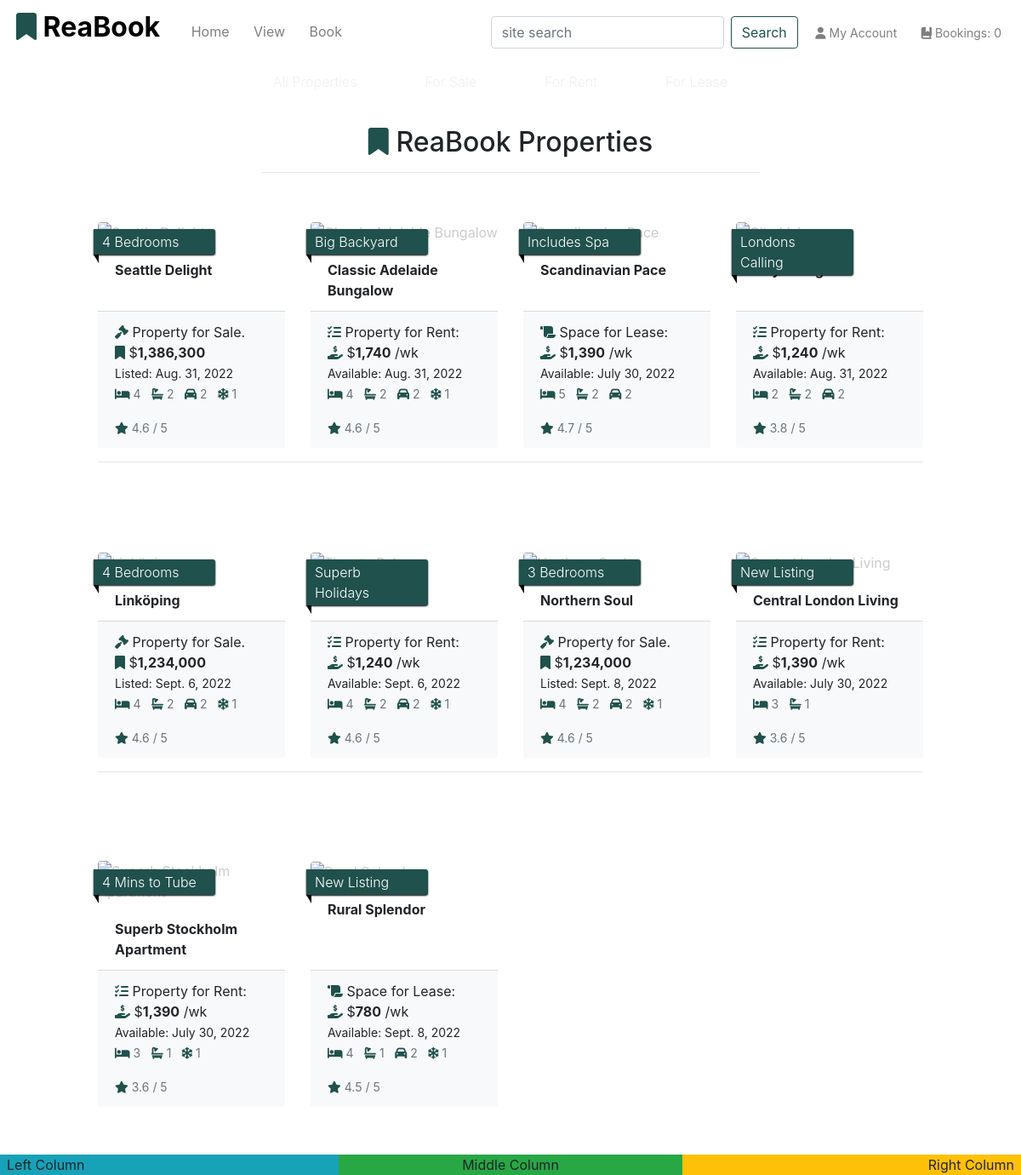
/properties/, run on an earlier commit of the app's database.
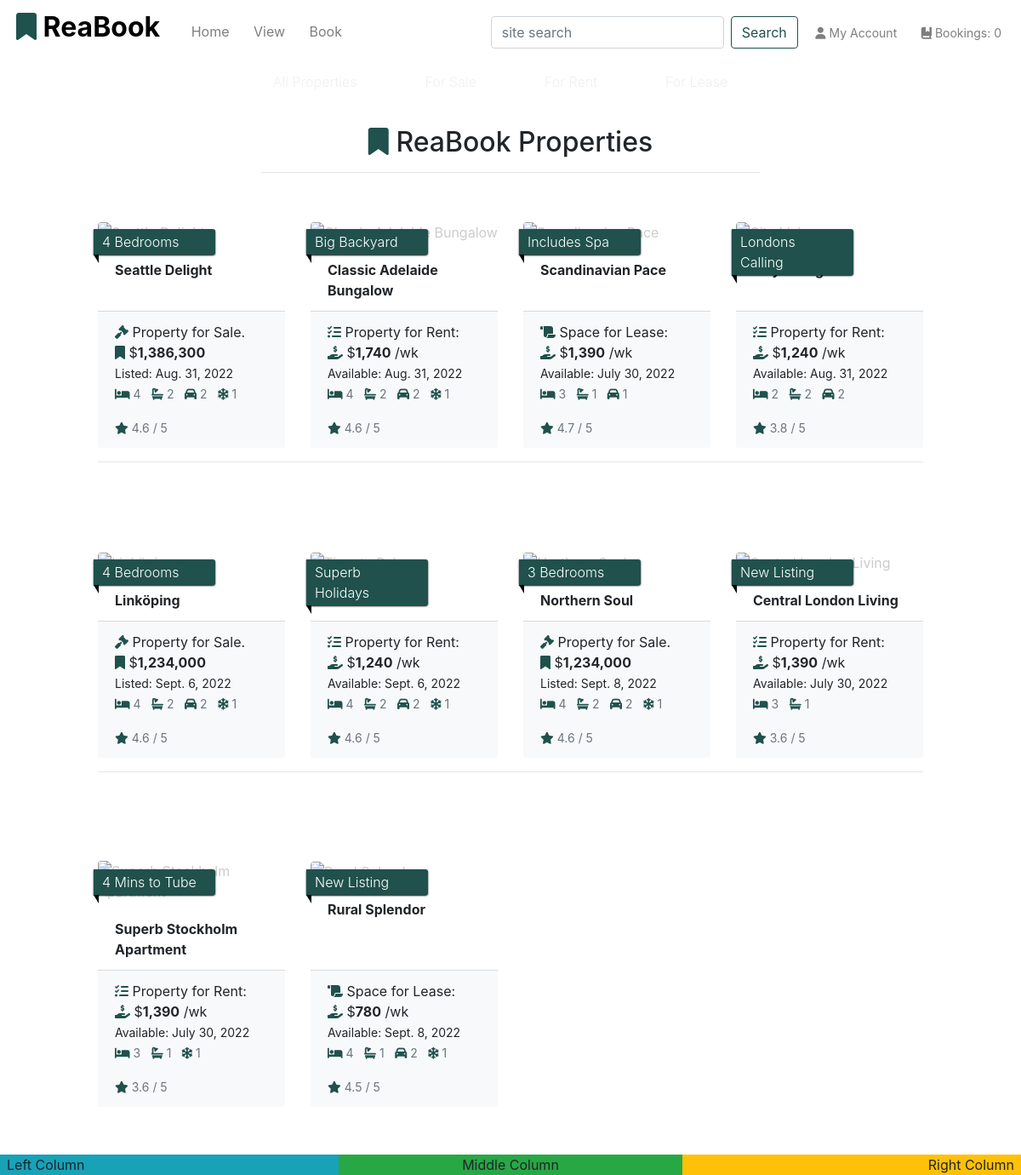
And on a later commit of the database.
### app_properties/models.py (models this page shows, shortened)
class Property(models.Model):
    category = models.ForeignKey(
        'Category', null=True, blank=True, on_delete=models.SET_NULL
        )
    sector = models.ForeignKey(
        'Sector', null=True, blank=True, on_delete=models.SET_NULL
        )
    title_no = models.CharField(max_length=254, null=True, blank=True)
    name = models.CharField(max_length=30)
    ribbon_feature = models.CharField(max_length=20, default="New Listing")
    description = models.TextField()
    sale_price = models.IntegerField(null=False, blank=False, default=1000000)
    rent_pw = models.IntegerField(null=False, blank=False, default=100000)
    rating = models.DecimalField(
        max_digits=3, decimal_places=1, null=True, blank=True
        )
    main_image_url = models.URLField(max_length=1024, null=True, blank=True)
    main_image = models.ImageField(null=True, blank=True)
    bath_image = models.ImageField(null=True, blank=True)
    kitchen_image = models.ImageField(null=True, blank=True)
    bedroom_image = models.ImageField(null=True, blank=True)
    living_image = models.ImageField(null=True, blank=True)
    main_image = models.ImageField(null=True, blank=True)
    bedrooms = models.IntegerField(null=False, blank=False)
    bathrooms = models.IntegerField(null=False, blank=False)
    carports = models.IntegerField(null=False, blank=False)
    land_area = models.IntegerField(null=True, blank=True)
    building_area = models.IntegerField(null=True, blank=True)
    air_conditioning = models.IntegerField(null=False, blank=False)
    unit_no = models.IntegerField(null=True, blank=True)
    house_no = models.IntegerField(null=True, blank=False, default="No.")
    level = models.IntegerField(null=True, blank=True)
    street = models.CharField(max_length=40, null=True, blank=False, default='Street')
    suburb = models.CharField(max_length=40)
    city = models.CharField(max_length=40)
    state = models.CharField(max_length=40, null=True, blank=True)
    country = models.CharField(max_length=40, null=True, blank=True)
    postcode = models.CharField(max_length=10)
    build_date = models.DateField(null=True, blank=True)
    list_date = models.DateField(auto_now_add=True)
    list_duration = models.IntegerField(null=False, blank=False, default=30)
    date_available = models.DateField(null=True, blank=True)
    owner_fname = models.CharField(max_length=254, null=True, blank=False)
    owner_lname = models.CharField(max_length=254, null=True, blank=False)
    viewings = models.BooleanField(default=True)
    selected = models.BooleanField(default=False)
    class Meta:
        verbose_name_plural = 'Properties'
        get_latest_by = 'list_date'

### app_properties/views.py (the view, shortened to what this page needs)
# urls.py: path('', views.all_properties, name='properties'),
def all_properties(request):
    properties = Property.objects.all()
    query = None
    categories = None
    sectors = None
    sort = None
    direction = None
    current_sorting = f'{sort}_{direction}'
    context = {
        'properties': properties,
        'search_term': query,
        'current_categories': categories,
        'current_sectors': sectors,
        'current_sorting': current_sorting,
    }
    return render(request, 'properties/properties.html', context)

### app_properties/templates/properties/properties.html (shortened to what this page needs)
{% extends 'base.html' %}
{% load static %}
{% load humanize %}
{% block page_header %}
<div class="container header-container-subpages">
</div>
{% endblock %}
{% block content %}
<div class="container-fluid">
    <div class="row">
        <div class="col text-center mt-4">
            <h2 class="logo-font"><i class="fas fa-bookmark reabook-logo"></i> ReaBook Properties</h2>
            <hr class="w-50 mb-2">
        </div>
    </div>
    <div class="row">
        <div class="product-container col-10 offset-1">
            <div class="row">
                {% for prop in properties %}
                <div class="col-sm-6 col-md-6 col-lg-4 col-xl-3">
                    <div class="card property-card h-100 border-0">
                        <p class="ribbon font-weight-light">{{ prop.ribbon_feature }}</p>
                        {% if prop.main_image %}
                        <a href="{% url 'property_detail' prop.id %}">
                        </a>
                        {% else %}
                        <a href="{% url 'property_detail' prop.id %}">
                            <img class="card-img-top img-fluid rounded" src="https://res.cloudinary.com/yodakode/image/upload/v1661942864/ReaBook/noimage_448px_fwcaik.jpg" alt="{{ prop.name }}">
                        </a>
                        {% endif %}
                        <div class="card-body pb-2">
                            <p class="mb-0 font-weight-bold">{{ prop.name }}</p>
                        </div>
                        <div class="card-footer bg-light mt-1 bt-1 text-left">
                            <div class="row">
                                <div class="col">
                                    <p class="lead mb-0 text-left font-weight-bold">
                                        {% if prop.category.pk == 1 %}
                                            <p class="fw-lighter fs-5"><i class="fas fa-gavel reabook-logo"></i> Property for Sale.
                                                <br><i class="fas fa-bookmark reabook-logo"></i> $<strong>{{ prop.sale_price|intcomma }}</strong>
                                                <br><small>Listed: {{ prop.list_date }}</small>
                                                {% include 'includes/property-icons.html' %}
                                            </p>
                                        {% elif prop.category.pk == 2 %}
                                            <p class="fw-lighter fs-6"><i class="fas fa-tasks reabook-logo"></i> Property for Rent:
                                                <br><i class="fas fa-hand-holding-usd reabook-logo"></i> $<strong>{{ prop.rent_pw|intcomma }}</strong> /wk
                                                <br><small>Available: {{ prop.date_available }}</small>
                                                {% include 'includes/property-icons.html' %}
                                            </p>
                                        {% else %}
                                            <p class="fw-lighter fs-6 mb-0"><i class="fa-solid fa-scroll reabook-logo"></i> Space for Lease:
                                                <br><i class="fas fa-hand-holding-usd reabook-logo"></i> $<strong>{{ prop.rent_pw|intcomma }}</strong> /wk
                                                <br><small>Available: {{ prop.date_available }}</small>
                                                {% include 'includes/property-icons.html' %}
                                            </p>
                                        {% endif %}
                                    </p>
                                    {% if prop.rating %}
                                    <small class="text-muted"><i class="fas fa-star mr-1 reabook-logo"></i>{{ prop.rating }} / 5</small>
                                    {% else %}
                                    <small class="text-muted">Not Rating Yet</small>
                                    {% endif %}
                                </div>
                            </div>
                        </div>
                    </div>
                </div>
                {% if forloop.counter|divisibleby:4 %}
                    <div class="col-12 d-none d-xl-block mb-5">
                        <hr>
                    </div>
                {% endif %}
            {% endfor %}
            </div>
        </div>
    </div>
</div>
{% endblock %}

### templates/base.html (shortened to what this page needs)
{% load static %}
{% load humanize %}
<!DOCTYPE html>
<html lang="en">
<head>
    {% block core_css %}
    <link rel="stylesheet" href="https://cdn.jsdelivr.net/npm/bootstrap@4.6.2/dist/css/bootstrap.min.css">
    <link rel="stylesheet" href="{% static 'css/base.css' %}">
    {% endblock %}
</head>
<body>
    <header class="container-fluid fixed-top">
        <nav id="topnav" class="row bg-white pt-lg-2 d-none d-lg-flex">
            <div class="col-12 col-lg-5 my-auto py-1 py-lg-0 text-center text-lg-left w-100" id="home-nav">
                <ul class="mr-auto m-1 mt-2 mt-lg-0 list-inline">
                    <li class="list-inline-item">
                        <a class="navbar-brand" href="{% url 'home' %}">
                            <h2>
                                <i class="fas fa-bookmark reabook-logo"></i><strong class="text-black"> ReaBook</strong>
                            </h2>
                        </a>
                    </li>
                    <li class="list-inline-item active">
                        <a class="nav-link text-grey" href="{% url 'home' %}">Home <span class="sr-only">(current)</span></a>
                    </li>
                    <li class="list-inline-item">
                        <a class="nav-link" href="{% url 'properties' %}">View </a>
                    </li>
                    <li class="list-inline-item">
                        <a class="nav-link" href="{% url 'choose_bookings' %}">Book </a>
                    </li>
                </ul>
            </div>
            <div class="col-12 col-lg-7 my-auto py-1 py-lg-0 ">
                <ul class="list-inline list-unstyled text-center text-lg-right my-0">
                    <li class="list-inline-item">
                        <form method="GET" action="{% url 'properties' %}" class="form form-inline my-2 my-lg-0" id="header-search">
                            <input class="form-control mr-sm-2" type="text" name="q" placeholder="site search"
                                aria-label="Search">
                            <button class="btn btn-outline-reabook my-2 my-sm-0" type="submit">Search</button>
                        </form>
                    </li>
                    <li class="list-inline-item dropdown">
                        <a id="user-options" href="#" class="dropdown-header nav-link" data-toggle="dropdown" aria-haspopup="true" aria-expanded="false">
                            <span class="fas fa-user"></span> My Account
                        </a>
                    </li>
                    <li class="list-inline-item">
                        <a href="{% url 'choose_bookings' %}"
                            class="dropdown-header {% if grand_total %}text-info font-weight-bold{% else %}text-grey{% endif %} nav-link"
                            data-toggle="dropdown" aria-haspopup="true" aria-expanded="false"><span
                                class="fa-solid fa-book-bookmark"></span> Bookings: <span class="my-0">
                                {% if grand_total %}
                                    ${{ grand_total | floatformat:2 }}
                                {% else %}
                                    0
                                {% endif %}
                            </span>
                        </a>
                    </li>
                </ul>
            </div>
        </nav>
        <div class="row">
            <nav id="" class="navbar navbar-expand-lg w-100 font-weight-light subnav-light">
                {% include 'includes/sub-nav.html' %}
            </nav>
        </div>
    </header>
    {% block page_header %}
    {% endblock %}
    {% block content %}
    {% endblock %}
    <footer>
        <div class="row h-5 fixed-bottom px-2">
            <div class="col-4 bg-info text-lg-left">Left Column</div>
            <div class="col-4 bg-success text-lg-center">Middle Column</div>
            <div class="col-4 bg-warning text-lg-right">Right Column</div>
        </div>
    </footer>
</body>
</html>

### templates/includes/sub-nav.html (shortened to what this page needs)
<nav class="collapse navbar-collapse" id="sub-nav">
    <ul class="navbar-nav w-auto mx-auto">
        <li class="nav-item dropdown">
            <span href="{% url 'properties' %}" class="logo-font font-weight-light nav-link text-black px-3 mr-5 auto-dropdown" id="all-properties-link" data-toggle="dropdown" aria-haspopup="true" aria-expanded="false">
            </span>
        </li>
        <li class="nav-item dropdown">
            <span href="{% url 'properties' %}?category=for_sale" class="logo-font font-weight-light nav-link text-black px-3 mr-5 auto-dropdown" id="sale-link" data-toggle="dropdown" aria-haspopup="true" aria-expanded="false">
            </span>
        </li>
        <li class="nav-item dropdown">
            <span href="{% url 'properties' %}?category=for_rent" class="logo-font font-weight-light nav-link text-black px-3 mr-5 auto-dropdown" id="rent-link" data-toggle="dropdown" aria-haspopup="true" aria-expanded="false">
            </span>
        </li>
        <li class="nav-item dropdown">
            <span href="{% url 'properties' %}?category=for_lease" class="logo-font font-weight-light nav-link text-black px-3 mr-5 auto-dropdown" id="lease-link" data-toggle="dropdown" aria-haspopup="true" aria-expanded="false">
            </span>
        </li>
    </ul>
</nav>

### templates/includes/property-icons.html
<br>{% if prop.bedrooms %}
    <small class="text-muted mr-2"><i class="fa-solid fa-bed mr-1 reabook-logo"></i>{{ prop.bedrooms }}</small>
{% endif %}
{% if prop.bathrooms %}
    <small class="text-muted mr-2"><i class="fa-solid fa-bath mr-1 reabook-logo"></i>{{ prop.bathrooms }}</small>
{% endif %}
{% if prop.carports %}
    <small class="text-muted mr-2"><i class="fa-solid fa-car mr-1 reabook-logo"></i>{{ prop.carports }}</small>
{% endif %}
{% if prop.air_conditioning %}
    <small class="text-muted mr-2"><i class="fa-solid fa-snowflake mr-1 reabook-logo"></i>{{ prop.air_conditioning }}</small>
{% endif %}

### static/css/base.css (style rules this page uses)
html { height: 100%; }
footer { padding-top: 5rem; }
ul { list-style: none; }
.text-black { color: #000; }
.nav-link { padding: 0.5rem 0.5rem; }
#topnav a { color: #7F7F7F; }
.btn-outline-reabook { color: #20514C; border-color: #20514C; }
.reabook-logo { color: #20514C; }
.subnav-light { background-color: none; }
.subnav-light span { color: #cccccc; opacity: 0.3; font-weight: 200; }
.property-card { padding-top: 2.5rem; }
.property-card > p { position: absolute; width: 65%; padding: 3px 20px 3px 10px; margin: 10px 10px 10px -5px; color: #fff; background-color: #20514C; border-radius: 0px 3px 3px 0px; box-shadow: 0px 1px 2px #000; -webkit-box-shadow: 0px 1px 2px #000; -moz-box-shadow: 0px 1px 2px #000; z-index: 2; }
.property-card > p:before, .property-card > p:after { content: ' '; position: absolute; }
.property-card > p:after { left: 0px; top: 100%; border-width: 5px 3px; border-style: solid; border-color: #000 #000 transparent transparent; }
.property-card a { opacity: 1; }
a, a:hover { text-decoration: none; color: #cccccc; }
@media (min-width: 1200px) { .container { max-width: 80%; } }
@media (min-width: 992px) { .header-container-subpages { padding-top: 7.75rem; border-radius: .75rem; } }

What changed in the data, as far as the page shows it:
changed Property "Includes Spa": bedrooms "5" → "3"; bathrooms "2" → "1"; carports "2" → "1"
